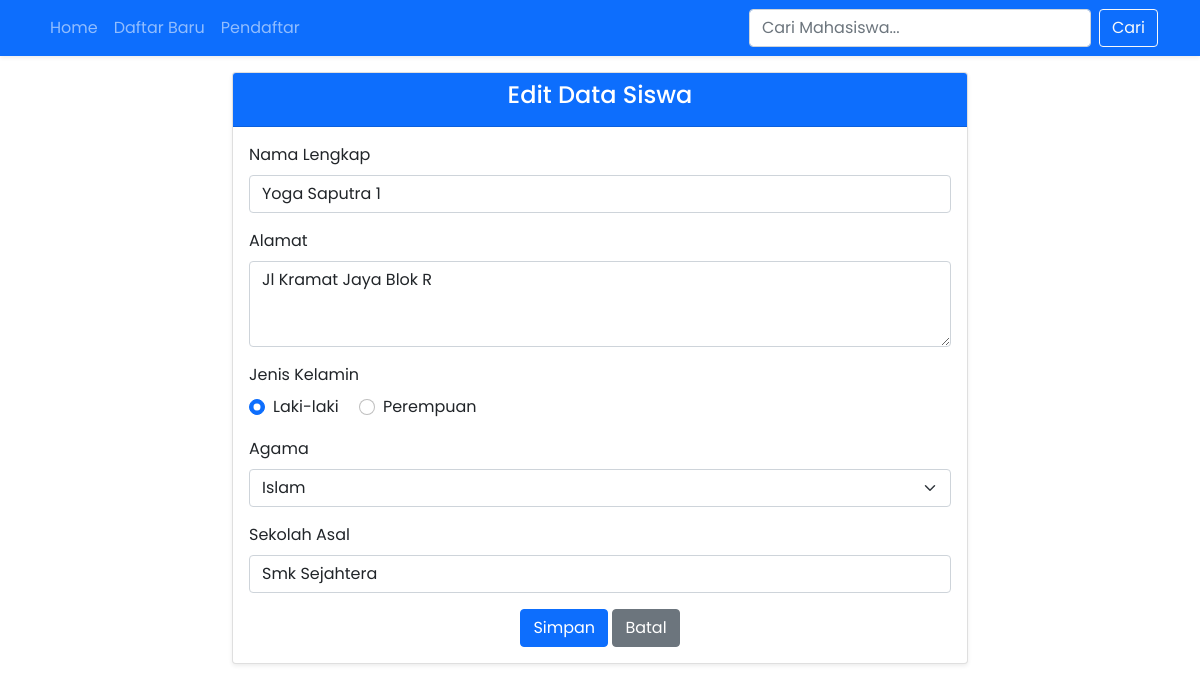
The app's page /form-edit.php?id=81 with its own data.
### tables this page shows
CREATE TABLE `calon_siswa` (
  `id` int(11) NOT NULL,
  `nama` varchar(100) NOT NULL,
  `alamat` varchar(255) NOT NULL,
  `jenis_kelamin` varchar(20) NOT NULL,
  `agama` varchar(50) NOT NULL,
  `sekolah_asal` varchar(100) NOT NULL
);

### form-edit.php (the view, shortened to what this page needs)
<?php
include("config.php");
$id = $_GET['id'];
$sql = "SELECT * FROM calon_siswa WHERE id=$id";
$query = mysqli_query($db, $sql);
$siswa = mysqli_fetch_assoc($query);
?>
<!DOCTYPE html>
<html lang="en">
  <head>
    <link href="https://cdn.jsdelivr.net/npm/bootstrap@5.0.2/dist/css/bootstrap.min.css" rel="stylesheet">
    <link rel="stylesheet" href="assets/css/style.css">
  </head>
  <body>
    <nav class="navbar navbar-expand-lg navbar-dark bg-primary shadow-sm">
      <div class="container">
        <div class="collapse navbar-collapse" id="navbarNav">
          <ul class="navbar-nav me-auto mb-2 mb-lg-0">
            <li class="nav-item">
              <a class="nav-link" aria-current="page" href="index.php">Home</a>
            </li>
            <li class="nav-item">
              <a class="nav-link" aria-current="page" href="form-daftar.php">Daftar Baru</a>
            </li>
            <li class="nav-item">
              <a class="nav-link" href="list-siswa.php">Pendaftar</a>
            </li>
          </ul>
          <form class="d-flex">
            <input class="form-control me-2" type="search" placeholder="Cari Mahasiswa..." aria-label="Search">
            <button class="btn btn-outline-light" type="submit">Cari</button>
          </form>
        </div>
      </div>
    </nav>
    <div class="container mt-3">
      <div class="row justify-content-center">
        <div class="col-md-8">
          <div class="card shadow-sm">
            <div class="card-header bg-primary text-white text-center">
              <h4>Edit Data Siswa</h4>
            </div>
            <div class="card-body">
              <form action="proses-edit.php" method="POST" class="needs-validation" novalidate>
                <div class="mb-3">
                  <label for="nama" class="form-label">Nama Lengkap</label>
                  <input type="text" class="form-control" id="nama" name="nama" placeholder="Masukkan nama lengkap" value="<?php echo $siswa['nama'] ?>" required>
                </div>
                <div class="mb-3">
                  <label for="alamat" class="form-label">Alamat</label>
                  <textarea class="form-control" id="alamat" name="alamat" rows="3" placeholder="Masukkan alamat lengkap" required><?php echo $siswa['alamat'] ?></textarea>
                </div>
                <div class="mb-3">
                  <label class="form-label">Jenis Kelamin</label>
                  <?php $jk = $siswa['jenis_kelamin']; ?>
                  <div>
                    <div class="form-check form-check-inline">
                      <input class="form-check-input" type="radio" id="laki-laki" name="jenis_kelamin" value="laki-laki" <?php echo ($jk == 'laki-laki') ? "checked" : "" ?> required>
                      <label class="form-check-label" for="laki-laki">Laki-laki</label>
                    </div>
                    <div class="form-check form-check-inline">
                      <input class="form-check-input" type="radio" id="perempuan" name="jenis_kelamin" value="perempuan" <?php echo ($jk == 'perempuan') ? "checked" : "" ?> required>
                      <label class="form-check-label" for="perempuan">Perempuan</label>
                    </div>
                  </div>
                </div>
                <div class="mb-3">
                  <label for="agama" class="form-label">Agama</label>
                  <?php $agama = $siswa['agama']; ?>
                  <select class="form-select" id="agama" name="agama" required>
                    <option <?php echo ($agama == 'Islam') ? "selected" : "" ?>>Islam</option>
                  </select>
                </div>
                <div class="mb-3">
                  <label for="sekolah_asal" class="form-label">Sekolah Asal</label>
                  <input type="text" class="form-control" id="sekolah_asal" name="sekolah_asal" placeholder="Masukkan nama sekolah asal" value="<?php echo $siswa['sekolah_asal'] ?>" required>
                </div>
                <div class="text-center">
                  <button type="submit" class="btn btn-primary" name="simpan">Simpan</button>
                  <a href="list-siswa.php" class="btn btn-secondary">Batal</a>
                </div>
              </form>
            </div>
          </div>
        </div>
      </div>
    </div>
  </body>
</html>

### assets/css/style.css (style rules this page uses)
body { font-family: 'Poppins', sans-serif; }

### records on screen
calon_siswa: nama "Yoga Saputra 1", alamat "Jl Kramat Jaya Blok R", jenis_kelamin "☑ Laki-laki", jenis_kelamin "☐ Perempuan", agama "Islam", sekolah_asal "Smk Sejahtera"
